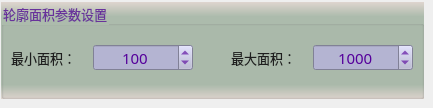
        <widget class="QWidget" name="page">
         <widget class="QGroupBox" name="groupParam">
          <property name="geometry">
           <rect>
            <x>1</x>
            <y>2</y>
            <width>423</width>
            <height>97</height>
           </rect>
          </property>
          <property name="font">
           <font>
            <family>微软雅黑</family>
            <pointsize>10</pointsize>
           </font>
          </property>
          <property name="styleSheet">
           <string notr="true">background-color: qlineargradient(x1:0, y1:0, x2:0, y2:1, stop:0 #dfd5cf, stop: 0.15 #acbbac, stop: 0.85 #acbbac,stop:1 #dfd5cf);
color: rgb(105, 50, 155);</string>
          </property>
          <property name="title">
           <string>轮廓面积参数设置</string>
          </property>
          <widget class="QSpinBox" name="spinMaxArea">
           <property name="geometry">
            <rect>
             <x>312</x>
             <y>42</y>
             <width>100</width>
             <height>27</height>
            </rect>
           </property>
           <property name="font">
            <font>
             <family>微软雅黑</family>
             <pointsize>11</pointsize>
            </font>
           </property>
           <property name="styleSheet">
            <string notr="true">QWidget{color: rgb(85, 0, 155);background-color: rgb(180, 180, 210);}
QSpinBox::up-button{
    border:transparent;
}
QSpinBox::down-button{
    border:transparent;
}
QSpinBox::up-arrow{
    image:url(:/resource/up.png);
}
QSpinBox::down-arrow{
    image:url(:/resource/down.png);
}</string>
           </property>
           <property name="alignment">
            <set>Qt::AlignCenter</set>
           </property>
           <property name="minimum">
            <number>1</number>
           </property>
           <property name="maximum">
            <number>999999</number>
           </property>
           <property name="value">
            <number>1000</number>
           </property>
          </widget>
          <widget class="QLabel" name="label_5">
           <property name="geometry">
            <rect>
             <x>10</x>
             <y>46</y>
             <width>79</width>
             <height>19</height>
            </rect>
           </property>
           <property name="font">
            <font>
             <family>微软雅黑</family>
             <pointsize>10</pointsize>
             <weight>50</weight>
             <bold>false</bold>
            </font>
           </property>
           <property name="styleSheet">
            <string notr="true">color: rgb(30, 30, 30);
background: transparent;</string>
           </property>
           <property name="text">
            <string>最小面积：</string>
           </property>
          </widget>
          <widget class="QSpinBox" name="spinMinArea">
           <property name="geometry">
            <rect>
             <x>92</x>
             <y>42</y>
             <width>100</width>
             <height>27</height>
            </rect>
           </property>
           <property name="font">
            <font>
             <family>微软雅黑</family>
             <pointsize>11</pointsize>
            </font>
           </property>
           <property name="styleSheet">
            <string notr="true">QWidget{color: rgb(85, 0, 155);background-color: rgb(180, 180, 210);}
QSpinBox::up-button{
    border:transparent;
}
QSpinBox::down-button{
    border:transparent;
}
QSpinBox::up-arrow{
    image:url(:/resource/up.png);
}
QSpinBox::down-arrow{
    image:url(:/resource/down.png);
}</string>
           </property>
           <property name="alignment">
            <set>Qt::AlignCenter</set>
           </property>
           <property name="minimum">
            <number>0</number>
           </property>
           <property name="maximum">
            <number>100000</number>
           </property>
           <property name="value">
            <number>100</number>
           </property>
          </widget>
          <widget class="QLabel" name="label_6">
           <property name="geometry">
            <rect>
             <x>230</x>
             <y>46</y>
             <width>79</width>
             <height>19</height>
            </rect>
           </property>
           <property name="font">
            <font>
             <family>微软雅黑</family>
             <pointsize>10</pointsize>
             <weight>50</weight>
             <bold>false</bold>
            </font>
           </property>
           <property name="styleSheet">
            <string notr="true">color: rgb(30, 30, 30);
background: transparent;</string>
           </property>
           <property name="text">
            <string>最大面积：</string>
           </property>
          </widget>
         </widget>
        </widget>
